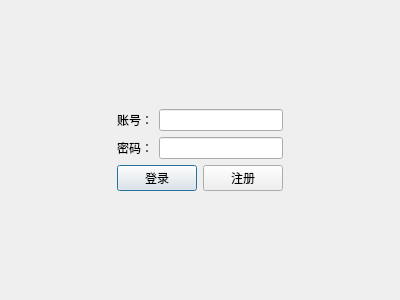
<?xml version="1.0" encoding="UTF-8"?>
<ui version="4.0">
 <class>login</class>
 <widget class="QDialog" name="login">
  <property name="geometry">
   <rect>
    <x>0</x>
    <y>0</y>
    <width>400</width>
    <height>300</height>
   </rect>
  </property>
  <property name="windowTitle">
   <string>Dialog</string>
  </property>
  <layout class="QGridLayout" name="gridLayout">
   <item row="0" column="2">
    <spacer name="verticalSpacer_2">
     <property name="orientation">
      <enum>Qt::Vertical</enum>
     </property>
     <property name="sizeHint" stdset="0">
      <size>
       <width>20</width>
       <height>83</height>
      </size>
     </property>
    </spacer>
   </item>
   <item row="1" column="0">
    <spacer name="horizontalSpacer_3">
     <property name="orientation">
      <enum>Qt::Horizontal</enum>
     </property>
     <property name="sizeHint" stdset="0">
      <size>
       <width>30</width>
       <height>20</height>
      </size>
     </property>
    </spacer>
   </item>
   <item row="1" column="1">
    <spacer name="horizontalSpacer_4">
     <property name="orientation">
      <enum>Qt::Horizontal</enum>
     </property>
     <property name="sizeHint" stdset="0">
      <size>
       <width>30</width>
       <height>20</height>
      </size>
     </property>
    </spacer>
   </item>
   <item row="1" column="2">
    <layout class="QVBoxLayout" name="verticalLayout">
     <item>
      <layout class="QHBoxLayout" name="horizontalLayout">
       <item>
        <widget class="QLabel" name="label">
         <property name="text">
          <string>账号：</string>
         </property>
        </widget>
       </item>
       <item>
        <widget class="QLineEdit" name="lineEdit"/>
       </item>
      </layout>
     </item>
     <item>
      <layout class="QHBoxLayout" name="horizontalLayout_2">
       <item>
        <widget class="QLabel" name="label_2">
         <property name="text">
          <string>密码：</string>
         </property>
        </widget>
       </item>
       <item>
        <widget class="QLineEdit" name="lineEdit_2"/>
       </item>
      </layout>
     </item>
     <item>
      <layout class="QHBoxLayout" name="horizontalLayout_3">
       <item>
        <widget class="QPushButton" name="pushButton">
         <property name="text">
          <string>登录</string>
         </property>
        </widget>
       </item>
       <item>
        <widget class="QPushButton" name="pushButton_2">
         <property name="text">
          <string>注册</string>
         </property>
        </widget>
       </item>
      </layout>
     </item>
    </layout>
   </item>
   <item row="1" column="3">
    <spacer name="horizontalSpacer_2">
     <property name="orientation">
      <enum>Qt::Horizontal</enum>
     </property>
     <property name="sizeHint" stdset="0">
      <size>
       <width>30</width>
       <height>20</height>
      </size>
     </property>
    </spacer>
   </item>
   <item row="1" column="4">
    <spacer name="horizontalSpacer">
     <property name="orientation">
      <enum>Qt::Horizontal</enum>
     </property>
     <property name="sizeHint" stdset="0">
      <size>
       <width>30</width>
       <height>20</height>
      </size>
     </property>
    </spacer>
   </item>
   <item row="2" column="2">
    <spacer name="verticalSpacer">
     <property name="orientation">
      <enum>Qt::Vertical</enum>
     </property>
     <property name="sizeHint" stdset="0">
      <size>
       <width>20</width>
       <height>83</height>
      </size>
     </property>
    </spacer>
   </item>
  </layout>
 </widget>
 <resources/>
 <connections/>
</ui>
